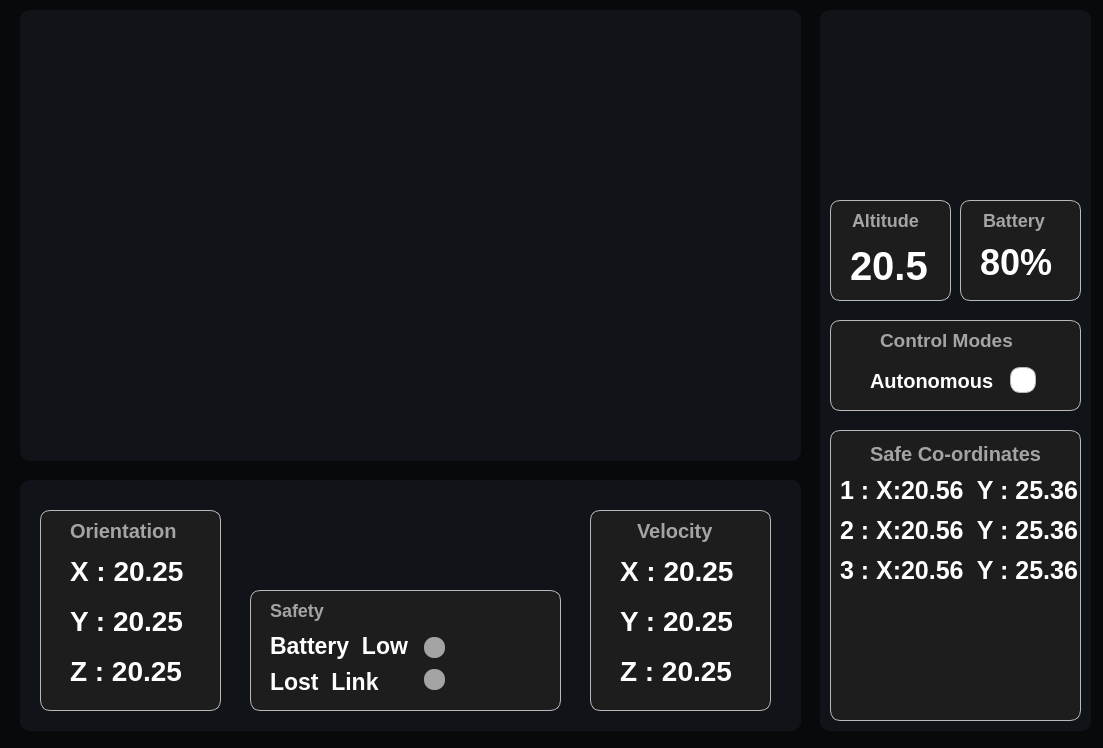
<?xml version="1.0" encoding="UTF-8"?>
<ui version="4.0">
 <class>MainWindow</class>
 <widget class="QMainWindow" name="MainWindow">
  <property name="enabled">
   <bool>true</bool>
  </property>
  <property name="geometry">
   <rect>
    <x>0</x>
    <y>0</y>
    <width>1103</width>
    <height>748</height>
   </rect>
  </property>
  <property name="maximumSize">
   <size>
    <width>1103</width>
    <height>748</height>
   </size>
  </property>
  <property name="windowTitle">
   <string>MainWindow</string>
  </property>
  <property name="styleSheet">
   <string notr="true">background-color: #07090B</string>
  </property>
  <property name="animated">
   <bool>true</bool>
  </property>
  <widget class="QWidget" name="widget">
   <property name="maximumSize">
    <size>
     <width>1103</width>
     <height>748</height>
    </size>
   </property>
   <widget class="QWidget" name="widget_2" native="true">
    <property name="geometry">
     <rect>
      <x>20</x>
      <y>480</y>
      <width>781</width>
      <height>251</height>
     </rect>
    </property>
    <property name="styleSheet">
     <string notr="true">border-radius: 10px;
background-color: #101419;</string>
    </property>
    <widget class="QWidget" name="widget_5" native="true">
     <property name="geometry">
      <rect>
       <x>20</x>
       <y>30</y>
       <width>181</width>
       <height>201</height>
      </rect>
     </property>
     <property name="styleSheet">
      <string notr="true">background-color: #1D1D1D;
border: 1px solid #B9B9B9;</string>
     </property>
     <widget class="QLabel" name="label_2">
      <property name="geometry">
       <rect>
        <x>30</x>
        <y>0</y>
        <width>111</width>
        <height>41</height>
       </rect>
      </property>
      <property name="styleSheet">
       <string notr="true">border: 0px;
font-weight: bold;
color: #A4A4A5;
font-size: 20px;
background-color: transparent;</string>
      </property>
      <property name="text">
       <string>Orientation</string>
      </property>
     </widget>
     <widget class="QLabel" name="label_7">
      <property name="geometry">
       <rect>
        <x>30</x>
        <y>40</y>
        <width>141</width>
        <height>41</height>
       </rect>
      </property>
      <property name="styleSheet">
       <string notr="true">border: 0px;
font-weight: 600;
color: white;
font-size: 28px;
background-color: transparent;</string>
      </property>
      <property name="text">
       <string>X : 20.25</string>
      </property>
     </widget>
     <widget class="QLabel" name="label_8">
      <property name="geometry">
       <rect>
        <x>30</x>
        <y>90</y>
        <width>141</width>
        <height>41</height>
       </rect>
      </property>
      <property name="styleSheet">
       <string notr="true">border: 0px;
font-weight: 600;
color: white;
font-size: 28px;
background-color: transparent;</string>
      </property>
      <property name="text">
       <string>Y : 20.25</string>
      </property>
     </widget>
     <widget class="QLabel" name="label_9">
      <property name="geometry">
       <rect>
        <x>30</x>
        <y>140</y>
        <width>141</width>
        <height>41</height>
       </rect>
      </property>
      <property name="styleSheet">
       <string notr="true">border: 0px;
font-weight: 600;
color: white;
font-size: 28px;
background-color: transparent;</string>
      </property>
      <property name="text">
       <string>Z : 20.25</string>
      </property>
     </widget>
    </widget>
    <widget class="QWidget" name="widget_6" native="true">
     <property name="geometry">
      <rect>
       <x>230</x>
       <y>110</y>
       <width>311</width>
       <height>121</height>
      </rect>
     </property>
     <property name="styleSheet">
      <string notr="true">background-color: #1D1D1D;
border: 1px solid #B9B9B9;</string>
     </property>
     <widget class="QLabel" name="label_3">
      <property name="geometry">
       <rect>
        <x>20</x>
        <y>0</y>
        <width>111</width>
        <height>41</height>
       </rect>
      </property>
      <property name="styleSheet">
       <string notr="true">border: 0px;
font-weight: bold;
color: #A4A4A5;
font-size: 18px;
background-color: transparent;</string>
      </property>
      <property name="text">
       <string>Safety</string>
      </property>
     </widget>
     <widget class="QLabel" name="label_4">
      <property name="geometry">
       <rect>
        <x>20</x>
        <y>35</y>
        <width>141</width>
        <height>41</height>
       </rect>
      </property>
      <property name="styleSheet">
       <string notr="true">border: 0px;
font-weight: 550;
color: white;
font-size: 23px;
background-color: transparent;</string>
      </property>
      <property name="text">
       <string>Battery  Low </string>
      </property>
     </widget>
     <widget class="QLabel" name="label_5">
      <property name="geometry">
       <rect>
        <x>20</x>
        <y>71</y>
        <width>141</width>
        <height>41</height>
       </rect>
      </property>
      <property name="styleSheet">
       <string notr="true">border: 0px;
font-weight: 550;
color: white;
font-size: 23px;
background-color: transparent;</string>
      </property>
      <property name="text">
       <string>Lost  Link</string>
      </property>
     </widget>
     <widget class="QWidget" name="widget_12" native="true">
      <property name="geometry">
       <rect>
        <x>174</x>
        <y>47</y>
        <width>21</width>
        <height>21</height>
       </rect>
      </property>
      <property name="styleSheet">
       <string notr="true">border-radius: 10px;
border: none;
background-color: #A4A4A5;</string>
      </property>
     </widget>
     <widget class="QWidget" name="widget_13" native="true">
      <property name="geometry">
       <rect>
        <x>174</x>
        <y>79</y>
        <width>21</width>
        <height>21</height>
       </rect>
      </property>
      <property name="styleSheet">
       <string notr="true">border-radius: 10px;
border: none;
background-color: #A4A4A5;</string>
      </property>
     </widget>
    </widget>
    <widget class="QWidget" name="widget_7" native="true">
     <property name="geometry">
      <rect>
       <x>570</x>
       <y>30</y>
       <width>181</width>
       <height>201</height>
      </rect>
     </property>
     <property name="styleSheet">
      <string notr="true">background-color: #1D1D1D;
border: 1px solid #B9B9B9;</string>
     </property>
     <widget class="QLabel" name="label_6">
      <property name="geometry">
       <rect>
        <x>47</x>
        <y>0</y>
        <width>111</width>
        <height>41</height>
       </rect>
      </property>
      <property name="styleSheet">
       <string notr="true">border: 0px;
font-weight: bold;
color: #A4A4A5;
font-size: 20px;
background-color: transparent;</string>
      </property>
      <property name="text">
       <string>Velocity</string>
      </property>
     </widget>
     <widget class="QLabel" name="label_10">
      <property name="geometry">
       <rect>
        <x>30</x>
        <y>40</y>
        <width>141</width>
        <height>41</height>
       </rect>
      </property>
      <property name="styleSheet">
       <string notr="true">border: 0px;
font-weight: 600;
color: white;
font-size: 28px;
background-color: transparent;</string>
      </property>
      <property name="text">
       <string>X : 20.25</string>
      </property>
     </widget>
     <widget class="QLabel" name="label_11">
      <property name="geometry">
       <rect>
        <x>30</x>
        <y>90</y>
        <width>141</width>
        <height>41</height>
       </rect>
      </property>
      <property name="styleSheet">
       <string notr="true">border: 0px;
font-weight: 600;
color: white;
font-size: 28px;
background-color: transparent;</string>
      </property>
      <property name="text">
       <string>Y : 20.25</string>
      </property>
     </widget>
     <widget class="QLabel" name="label_12">
      <property name="geometry">
       <rect>
        <x>30</x>
        <y>140</y>
        <width>141</width>
        <height>41</height>
       </rect>
      </property>
      <property name="styleSheet">
       <string notr="true">border: 0px;
font-weight: 600;
color: white;
font-size: 28px;
background-color: transparent;</string>
      </property>
      <property name="text">
       <string>Z : 20.25</string>
      </property>
     </widget>
    </widget>
    <widget class="QLabel" name="label_23">
     <property name="geometry">
      <rect>
       <x>330</x>
       <y>20</y>
       <width>91</width>
       <height>81</height>
      </rect>
     </property>
     <property name="text">
      <string/>
     </property>
     <property name="pixmap">
      <pixmap>assets/images/logo.png</pixmap>
     </property>
     <property name="scaledContents">
      <bool>true</bool>
     </property>
    </widget>
   </widget>
   <widget class="QWidget" name="widget_3" native="true">
    <property name="geometry">
     <rect>
      <x>820</x>
      <y>10</y>
      <width>271</width>
      <height>721</height>
     </rect>
    </property>
    <property name="styleSheet">
     <string notr="true">border-radius: 10px;
background-color: #101419;</string>
    </property>
    <widget class="QWidget" name="widget_8" native="true">
     <property name="geometry">
      <rect>
       <x>10</x>
       <y>420</y>
       <width>251</width>
       <height>291</height>
      </rect>
     </property>
     <property name="styleSheet">
      <string notr="true">background-color: #1D1D1D;
border: 1px solid #B9B9B9;</string>
     </property>
     <widget class="QLabel" name="label_13">
      <property name="geometry">
       <rect>
        <x>10</x>
        <y>40</y>
        <width>241</width>
        <height>41</height>
       </rect>
      </property>
      <property name="styleSheet">
       <string notr="true">border: 0px;
font-weight: 550;
color: white;
font-size: 25px;
background-color: transparent;</string>
      </property>
      <property name="text">
       <string>1 : X:20.56  Y : 25.36 </string>
      </property>
     </widget>
     <widget class="QLabel" name="label_14">
      <property name="geometry">
       <rect>
        <x>40</x>
        <y>3</y>
        <width>181</width>
        <height>41</height>
       </rect>
      </property>
      <property name="styleSheet">
       <string notr="true">border: 0px;
font-weight: bold;
color: #A4A4A5;
font-size: 20px;
background-color: transparent;</string>
      </property>
      <property name="text">
       <string>Safe Co-ordinates</string>
      </property>
     </widget>
     <widget class="QLabel" name="label_15">
      <property name="geometry">
       <rect>
        <x>10</x>
        <y>80</y>
        <width>241</width>
        <height>41</height>
       </rect>
      </property>
      <property name="styleSheet">
       <string notr="true">border: 0px;
font-weight: 550;
color: white;
font-size: 25px;
background-color: transparent;</string>
      </property>
      <property name="text">
       <string>2 : X:20.56  Y : 25.36 </string>
      </property>
     </widget>
     <widget class="QLabel" name="label_16">
      <property name="geometry">
       <rect>
        <x>10</x>
        <y>120</y>
        <width>241</width>
        <height>41</height>
       </rect>
      </property>
      <property name="styleSheet">
       <string notr="true">border: 0px;
font-weight: 550;
color: white;
font-size: 25px;
background-color: transparent;</string>
      </property>
      <property name="text">
       <string>3 : X:20.56  Y : 25.36 </string>
      </property>
     </widget>
    </widget>
    <widget class="QWidget" name="widget_9" native="true">
     <property name="geometry">
      <rect>
       <x>10</x>
       <y>310</y>
       <width>251</width>
       <height>91</height>
      </rect>
     </property>
     <property name="styleSheet">
      <string notr="true">background-color: #1D1D1D;
border: 1px solid #B9B9B9;</string>
     </property>
     <widget class="QLabel" name="label_17">
      <property name="geometry">
       <rect>
        <x>50</x>
        <y>0</y>
        <width>181</width>
        <height>41</height>
       </rect>
      </property>
      <property name="styleSheet">
       <string notr="true">border: 0px;
font-weight: bold;
color: #A4A4A5;
font-size: 19px;
background-color: transparent;</string>
      </property>
      <property name="text">
       <string>Control Modes</string>
      </property>
     </widget>
     <widget class="QLabel" name="label_18">
      <property name="geometry">
       <rect>
        <x>40</x>
        <y>40</y>
        <width>141</width>
        <height>41</height>
       </rect>
      </property>
      <property name="styleSheet">
       <string notr="true">border: 0px;
font-weight: 550;
color: white;
font-size: 20px;
background-color: transparent;</string>
      </property>
      <property name="text">
       <string>Autonomous</string>
      </property>
     </widget>
     <widget class="QToolButton" name="toolButton">
      <property name="geometry">
       <rect>
        <x>180</x>
        <y>47</y>
        <width>26</width>
        <height>26</height>
       </rect>
      </property>
      <property name="styleSheet">
       <string notr="true">background-color: white;
</string>
      </property>
      <property name="text">
       <string/>
      </property>
      <property name="icon">
       <iconset>
        <normaloff>assets/images/power.png</normaloff>assets/images/power.png</iconset>
      </property>
     </widget>
    </widget>
    <widget class="QWidget" name="widget_10" native="true">
     <property name="geometry">
      <rect>
       <x>10</x>
       <y>190</y>
       <width>121</width>
       <height>101</height>
      </rect>
     </property>
     <property name="styleSheet">
      <string notr="true">background-color: #1D1D1D;
border: 1px solid #B9B9B9;</string>
     </property>
     <widget class="QLabel" name="label_19">
      <property name="geometry">
       <rect>
        <x>20</x>
        <y>40</y>
        <width>81</width>
        <height>51</height>
       </rect>
      </property>
      <property name="styleSheet">
       <string notr="true">border: 0px;
font-weight: 600;
color: white;
font-size: 40px;
background-color: transparent;</string>
      </property>
      <property name="text">
       <string>20.5</string>
      </property>
     </widget>
     <widget class="QLabel" name="label_20">
      <property name="geometry">
       <rect>
        <x>22</x>
        <y>0</y>
        <width>91</width>
        <height>41</height>
       </rect>
      </property>
      <property name="styleSheet">
       <string notr="true">border: 0px;
font-weight: bold;
color: #A4A4A5;
font-size: 18px;
background-color: transparent;</string>
      </property>
      <property name="text">
       <string>Altitude</string>
      </property>
     </widget>
    </widget>
    <widget class="QWidget" name="widget_11" native="true">
     <property name="geometry">
      <rect>
       <x>140</x>
       <y>190</y>
       <width>121</width>
       <height>101</height>
      </rect>
     </property>
     <property name="styleSheet">
      <string notr="true">background-color: #1D1D1D;
border: 1px solid #B9B9B9;</string>
     </property>
     <widget class="QLabel" name="label_21">
      <property name="geometry">
       <rect>
        <x>20</x>
        <y>37</y>
        <width>81</width>
        <height>51</height>
       </rect>
      </property>
      <property name="styleSheet">
       <string notr="true">border: 0px;
font-weight: 600;
color: white;
font-size: 36px;
background-color: transparent;</string>
      </property>
      <property name="text">
       <string>80%</string>
      </property>
     </widget>
     <widget class="QLabel" name="label_22">
      <property name="geometry">
       <rect>
        <x>23</x>
        <y>0</y>
        <width>91</width>
        <height>41</height>
       </rect>
      </property>
      <property name="styleSheet">
       <string notr="true">border: 0px;
font-weight: bold;
color: #A4A4A5;
font-size: 18px;
background-color: transparent;</string>
      </property>
      <property name="text">
       <string>Battery</string>
      </property>
     </widget>
    </widget>
    <widget class="QLabel" name="label">
     <property name="geometry">
      <rect>
       <x>20</x>
       <y>10</y>
       <width>231</width>
       <height>151</height>
      </rect>
     </property>
     <property name="text">
      <string/>
     </property>
     <property name="pixmap">
      <pixmap>assets/images/drone.png</pixmap>
     </property>
     <property name="scaledContents">
      <bool>true</bool>
     </property>
     <property name="wordWrap">
      <bool>true</bool>
     </property>
    </widget>
   </widget>
   <widget class="QWidget" name="widget_4" native="true">
    <property name="geometry">
     <rect>
      <x>20</x>
      <y>10</y>
      <width>781</width>
      <height>451</height>
     </rect>
    </property>
    <property name="styleSheet">
     <string notr="true">border-radius: 10px;
background-color: #101419;</string>
    </property>
   </widget>
  </widget>
 </widget>
 <resources/>
 <connections/>
</ui>
